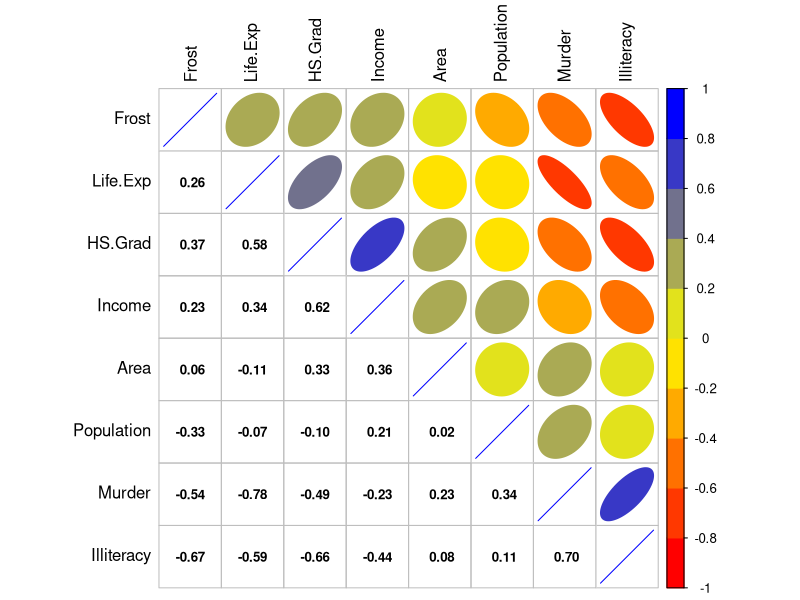
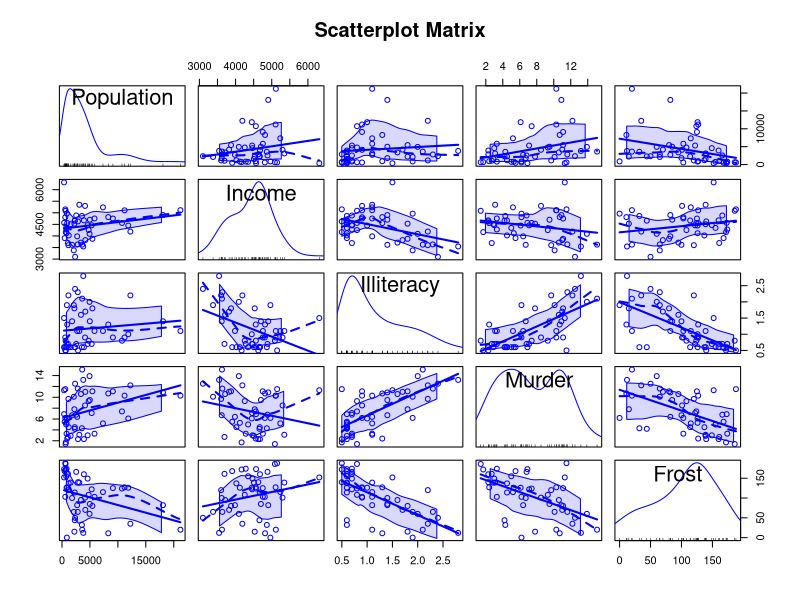
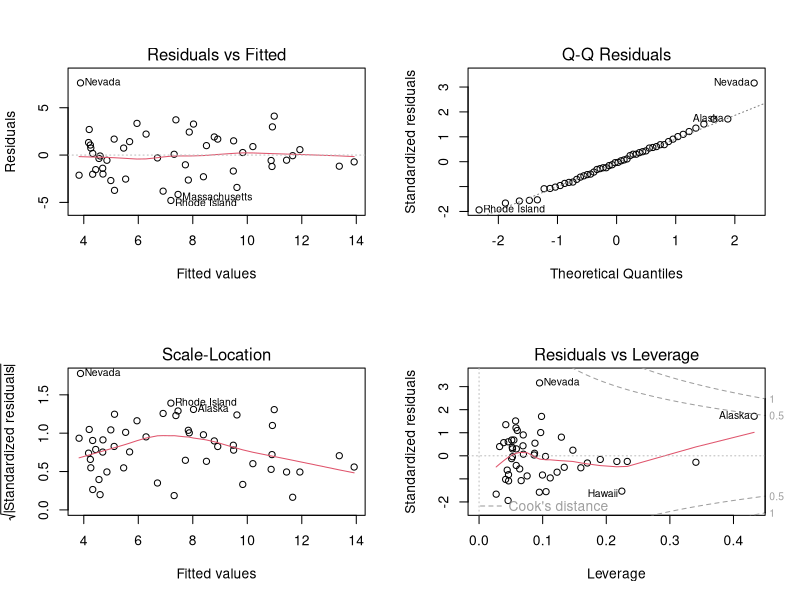
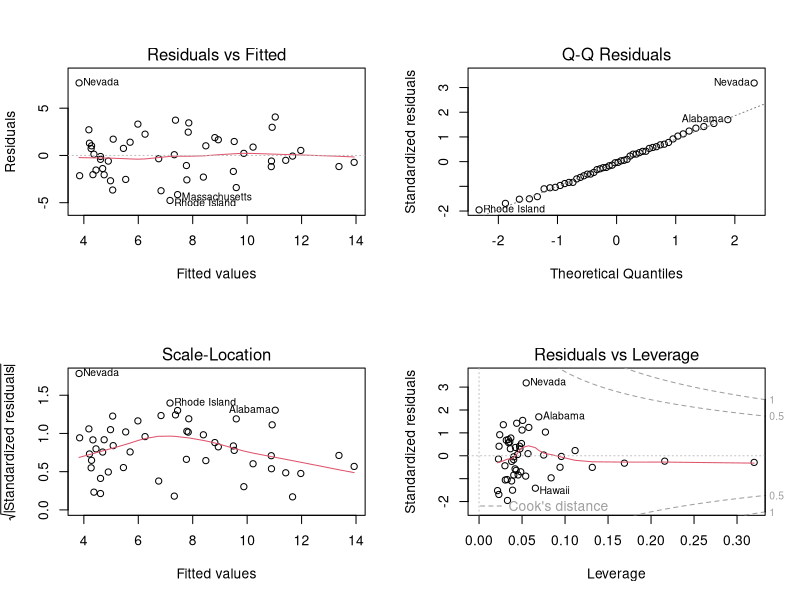
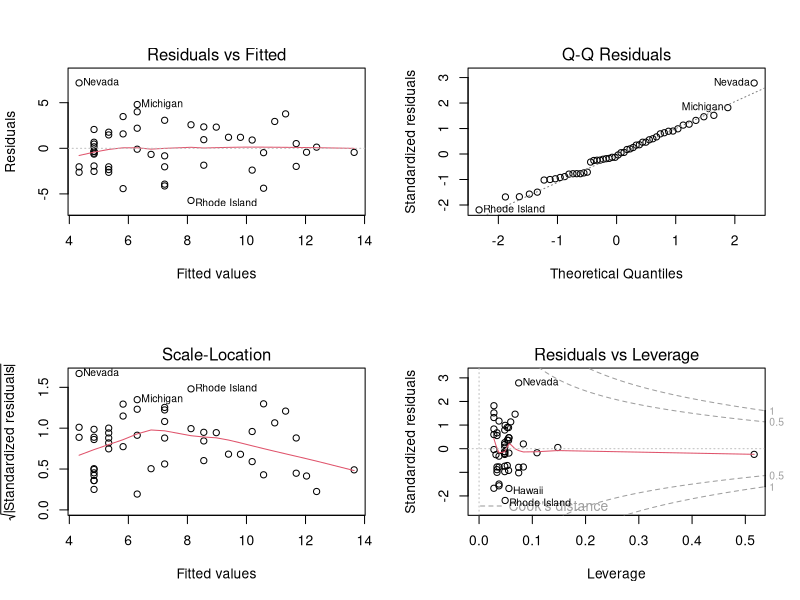
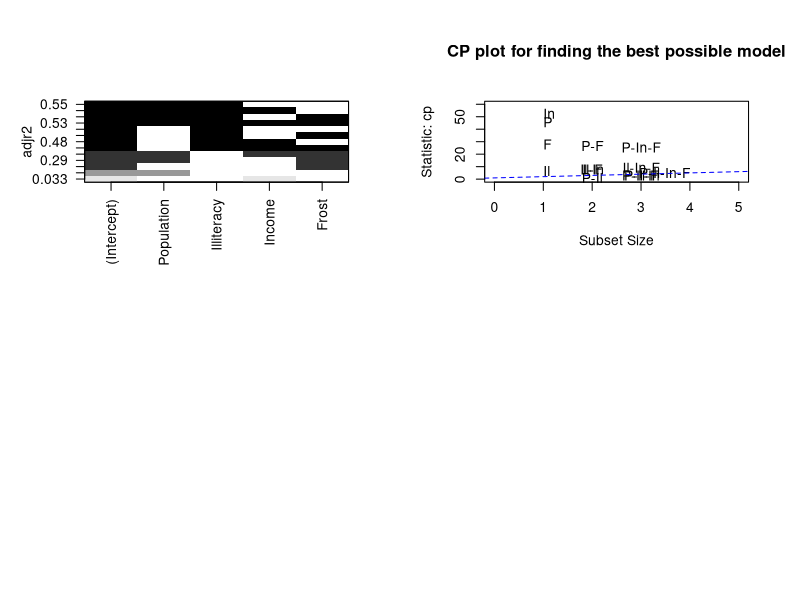

Generate these figures, in order, with R:
## ---- chunk 1
#install.packages("Rtools")
#install.packages("car")
#install.packages("leaps")
library(car)
library(leaps)
library(ggplot2)
library(dplyr)
## ---- chunk 2
?state.x77
## ---- chunk 3
summary(state.x77)
## ---- chunk 4
head(state.x77)
## ---- chunk 5
dim(state.x77)
## ---- chunk 6
state.x77.df= data.frame(state.x77)
state_data= data.frame(state.x77[,c("Population","Income","Illiteracy","Murder","Frost")])
## ---- chunk 7
sta= cbind(state.abb, state.x77.df, state.region)
st = sta[, 2:9] # Take numeric variables as goal matrix
library(ellipse) 
library(corrplot)
corMatrix <- cor(as.matrix(st)) # Calculate correlation matrix
col <- colorRampPalette(c("red", "yellow", "blue"))  # 3 colors to represent coefficients -1 to 1.
corrplot.mixed(corMatrix, order = "AOE", lower = "number", lower.col = "black", 
               number.cex = .8, upper = "ellipse",  upper.col = col(10), 
               diag = "u", tl.pos = "lt", tl.col = "black") # Mix plots of "number" and "ellipse"
## ---- chunk 8
summary(state_data)
## ---- chunk 9
model1=lm(Murder~Population+Income+Illiteracy+Frost,data=state_data)
summary(model1)
## ---- chunk 10
cor(state_data)
## ---- chunk 11
scatterplotMatrix(state_data,main="Scatterplot Matrix")
## ---- chunk 12
vif(model1)
## ---- chunk 13
outlierTest(model1)
## ---- chunk 14
model2=lm(formula = Murder ~ Population + Illiteracy, 
    data = state_data)
summary(model2)
## ---- chunk 15
par(mfrow=c(2,2))
plot(model1)
## ---- chunk 16
par(mfrow=c(2,2))
plot(model2)
## ---- chunk 17
polynomial_regression= lm(Murder~ Illiteracy +I(Illiteracy^2),data=state_data)

par(mfrow=c(2,2))

plot(polynomial_regression)
## ---- chunk 18
AIC(model1,model2)
## ---- chunk 19
best_model_state= regsubsets(Murder ~ Population+Illiteracy+Income+Frost,data =state_data, nbest = 4)
plot(best_model_state, scale = "adjr2")
## ---- chunk 20
subsets(best_model_state,statistic = "cp",main="CP plot for finding the best possible model", 
        legend = F, xlim= c(0,5), ylim = c(0,60))
abline(1,1,lty=2,col= "blue")
